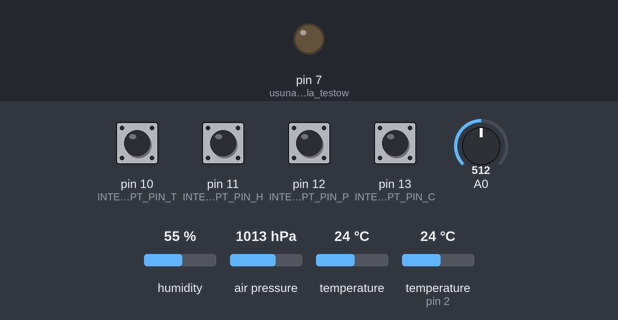
The sketch below on a simulated Arduino Uno, built with avr-gcc and run on an emulated ATmega328P. On the bench: output pins drawn as LEDs (lit = HIGH). The inputs (shaded band) are chosen by the test bench; at power-on: pin 10 (INTERRUPT_PIN_T), pin 11 (INTERRUPT_PIN_H), pin 12 (INTERRUPT_PIN_P), pin 13 (INTERRUPT_PIN_C) HIGH, A0 = 512, humidity 55 %, air pressure 1013 hPa, temperature 24 °C, temperature (sensor on pin 2) 24 °C. The audio player accepts every command and is not drawn; what the sketch prints to the serial monitor is not drawn.

Above: at 3.8 s.
3.9 s: pin 10 (INTERRUPT_PIN_T) pulled LOW for 3 s
At 4.3 s:
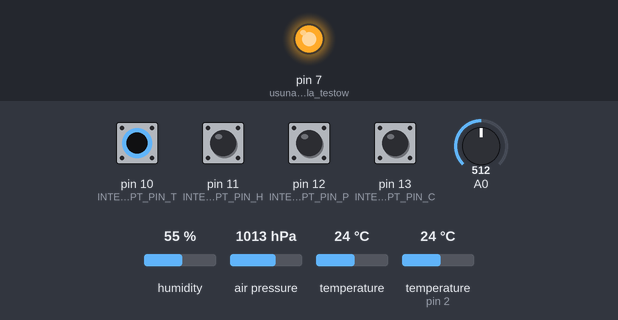
8.4 s: pin 11 (INTERRUPT_PIN_H) pulled LOW for 3 s
At 8.9 s:
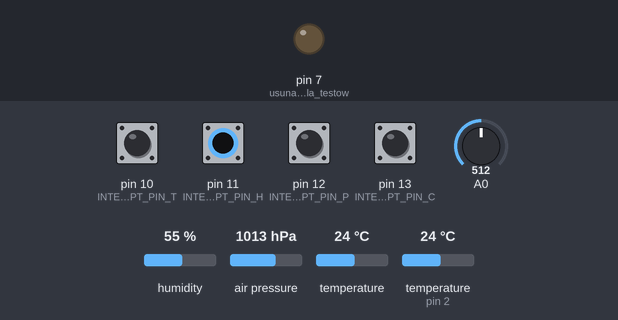
12.9 s: pin 12 (INTERRUPT_PIN_P) pulled LOW for 3 s
At 13.5 s:
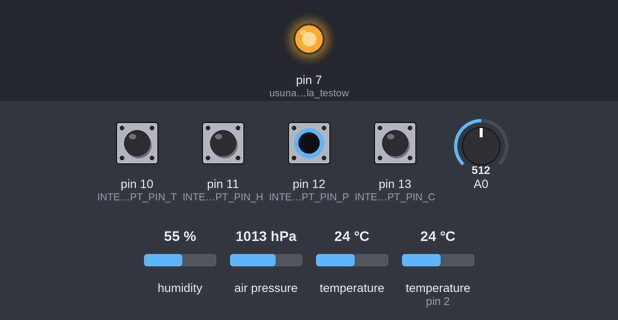
17.4 s: pin 13 (INTERRUPT_PIN_C) pulled LOW for 3 s
At 18.2 s:
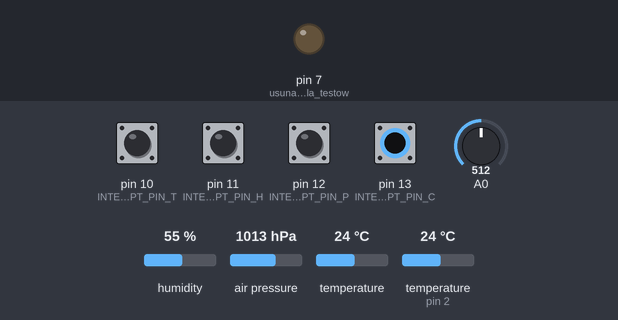
22.5 s: pin 10 (INTERRUPT_PIN_T) driven LOW and pin 11 (INTERRUPT_PIN_H) driven LOW and pin 12 (INTERRUPT_PIN_P) driven LOW and pin 13 (INTERRUPT_PIN_C) driven LOW
At 26.7 s:
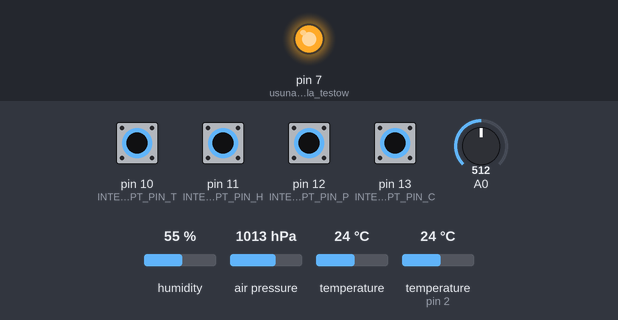
27.0 s: pin 10 (INTERRUPT_PIN_T) pulsed HIGH 5 times (0.12 s each, 0.3 s apart)
Timing chart, 0 to 37.2 s (numbered marks = the images above; inputs shaded):
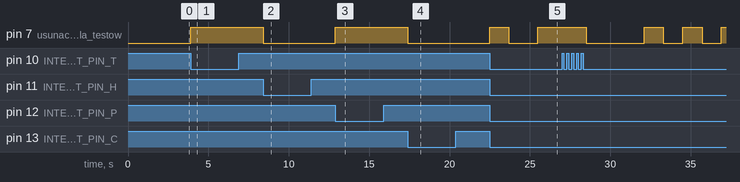

The sketch:

polaczenie_slowa_przerwania.ino
```cpp
#include "Talkie.h"
#include "DHT.h"
#include "PinChangeInterrupt.h" //do przerwan
#define DHT11_PIN 2
#define INTERRUPT_PIN_T 10
#define INTERRUPT_PIN_H 11
#define INTERRUPT_PIN_P 12
#define INTERRUPT_PIN_C 13
DHT dht;
#include <Wire.h>
#include <Adafruit_BMP085.h>
Adafruit_BMP085 bmp;
/*zmienne globalne bo do przerwan potrzebne*/
float RS_gas = 0;
float ratio = 0;
float sensorValue = 0;
float sensor_volt = 0;
float R0 = 50000.0;
int temperature_p = 0, humidity_p = 0, pressure_p = 0, ppm_p = 0;

/* talkie object */

Talkie voice(true, false);

/* matrixes of numbers */

const uint8_t spZERO[]     PROGMEM = {0x69, 0xFB, 0x59, 0xDD, 0x51, 0xD5, 0xD7, 0xB5, 0x6F, 0x0A, 0x78, 0xC0, 0x52, 0x01, 0x0F, 0x50, 0xAC, 0xF6, 0xA8, 0x16, 0x15, 0xF2, 0x7B, 0xEA, 0x19, 0x47, 0xD0, 0x64, 0xEB, 0xAD, 0x76, 0xB5, 0xEB, 0xD1, 0x96, 0x24, 0x6E, 0x62, 0x6D, 0x5B, 0x1F, 0x0A, 0xA7, 0xB9, 0xC5, 0xAB, 0xFD, 0x1A, 0x62, 0xF0, 0xF0, 0xE2, 0x6C, 0x73, 0x1C, 0x73, 0x52, 0x1D, 0x19, 0x94, 0x6F, 0xCE, 0x7D, 0xED, 0x6B, 0xD9, 0x82, 0xDC, 0x48, 0xC7, 0x2E, 0x71, 0x8B, 0xBB, 0xDF, 0xFF, 0x1F};
const uint8_t spONE[]      PROGMEM = {0x66, 0x4E, 0xA8, 0x7A, 0x8D, 0xED, 0xC4, 0xB5, 0xCD, 0x89, 0xD4, 0xBC, 0xA2, 0xDB, 0xD1, 0x27, 0xBE, 0x33, 0x4C, 0xD9, 0x4F, 0x9B, 0x4D, 0x57, 0x8A, 0x76, 0xBE, 0xF5, 0xA9, 0xAA, 0x2E, 0x4F, 0xD5, 0xCD, 0xB7, 0xD9, 0x43, 0x5B, 0x87, 0x13, 0x4C, 0x0D, 0xA7, 0x75, 0xAB, 0x7B, 0x3E, 0xE3, 0x19, 0x6F, 0x7F, 0xA7, 0xA7, 0xF9, 0xD0, 0x30, 0x5B, 0x1D, 0x9E, 0x9A, 0x34, 0x44, 0xBC, 0xB6, 0x7D, 0xFE, 0x1F};
const uint8_t spTWO[]      PROGMEM = {0x06, 0xB8, 0x59, 0x34, 0x00, 0x27, 0xD6, 0x38, 0x60, 0x58, 0xD3, 0x91, 0x55, 0x2D, 0xAA, 0x65, 0x9D, 0x4F, 0xD1, 0xB8, 0x39, 0x17, 0x67, 0xBF, 0xC5, 0xAE, 0x5A, 0x1D, 0xB5, 0x7A, 0x06, 0xF6, 0xA9, 0x7D, 0x9D, 0xD2, 0x6C, 0x55, 0xA5, 0x26, 0x75, 0xC9, 0x9B, 0xDF, 0xFC, 0x6E, 0x0E, 0x63, 0x3A, 0x34, 0x70, 0xAF, 0x3E, 0xFF, 0x1F};
const uint8_t spTHREE[]    PROGMEM = {0x0C, 0xE8, 0x2E, 0x94, 0x01, 0x4D, 0xBA, 0x4A, 0x40, 0x03, 0x16, 0x68, 0x69, 0x36, 0x1C, 0xE9, 0xBA, 0xB8, 0xE5, 0x39, 0x70, 0x72, 0x84, 0xDB, 0x51, 0xA4, 0xA8, 0x4E, 0xA3, 0xC9, 0x77, 0xB1, 0xCA, 0xD6, 0x52, 0xA8, 0x71, 0xED, 0x2A, 0x7B, 0x4B, 0xA6, 0xE0, 0x37, 0xB7, 0x5A, 0xDD, 0x48, 0x8E, 0x94, 0xF1, 0x64, 0xCE, 0x6D, 0x19, 0x55, 0x91, 0xBC, 0x6E, 0xD7, 0xAD, 0x1E, 0xF5, 0xAA, 0x77, 0x7A, 0xC6, 0x70, 0x22, 0xCD, 0xC7, 0xF9, 0x89, 0xCF, 0xFF, 0x03};
const uint8_t spFOUR[]     PROGMEM = {0x08, 0x68, 0x21, 0x0D, 0x03, 0x04, 0x28, 0xCE, 0x92, 0x03, 0x23, 0x4A, 0xCA, 0xA6, 0x1C, 0xDA, 0xAD, 0xB4, 0x70, 0xED, 0x19, 0x64, 0xB7, 0xD3, 0x91, 0x45, 0x51, 0x35, 0x89, 0xEA, 0x66, 0xDE, 0xEA, 0xE0, 0xAB, 0xD3, 0x29, 0x4F, 0x1F, 0xFA, 0x52, 0xF6, 0x90, 0x52, 0x3B, 0x25, 0x7F, 0xDD, 0xCB, 0x9D, 0x72, 0x72, 0x8C, 0x79, 0xCB, 0x6F, 0xFA, 0xD2, 0x10, 0x9E, 0xB4, 0x2C, 0xE1, 0x4F, 0x25, 0x70, 0x3A, 0xDC, 0xBA, 0x2F, 0x6F, 0xC1, 0x75, 0xCB, 0xF2, 0xFF};
const uint8_t spFIVE[]     PROGMEM = {0x08, 0x68, 0x4E, 0x9D, 0x02, 0x1C, 0x60, 0xC0, 0x8C, 0x69, 0x12, 0xB0, 0xC0, 0x28, 0xAB, 0x8C, 0x9C, 0xC0, 0x2D, 0xBB, 0x38, 0x79, 0x31, 0x15, 0xA3, 0xB6, 0xE4, 0x16, 0xB7, 0xDC, 0xF5, 0x6E, 0x57, 0xDF, 0x54, 0x5B, 0x85, 0xBE, 0xD9, 0xE3, 0x5C, 0xC6, 0xD6, 0x6D, 0xB1, 0xA5, 0xBF, 0x99, 0x5B, 0x3B, 0x5A, 0x30, 0x09, 0xAF, 0x2F, 0xED, 0xEC, 0x31, 0xC4, 0x5C, 0xBE, 0xD6, 0x33, 0xDD, 0xAD, 0x88, 0x87, 0xE2, 0xD2, 0xF2, 0xF4, 0xE0, 0x16, 0x2A, 0xB2, 0xE3, 0x63, 0x1F, 0xF9, 0xF0, 0xE7, 0xFF, 0x01};
const uint8_t spSIX[]      PROGMEM = {0x04, 0xF8, 0xAD, 0x4C, 0x02, 0x16, 0xB0, 0x80, 0x06, 0x56, 0x35, 0x5D, 0xA8, 0x2A, 0x6D, 0xB9, 0xCD, 0x69, 0xBB, 0x2B, 0x55, 0xB5, 0x2D, 0xB7, 0xDB, 0xFD, 0x9C, 0x0D, 0xD8, 0x32, 0x8A, 0x7B, 0xBC, 0x02, 0x00, 0x03, 0x0C, 0xB1, 0x2E, 0x80, 0xDF, 0xD2, 0x35, 0x20, 0x01, 0x0E, 0x60, 0xE0, 0xFF, 0x01};
const uint8_t spSEVEN[]    PROGMEM = {0x0C, 0xF8, 0x5E, 0x4C, 0x01, 0xBF, 0x95, 0x7B, 0xC0, 0x02, 0x16, 0xB0, 0xC0, 0xC8, 0xBA, 0x36, 0x4D, 0xB7, 0x27, 0x37, 0xBB, 0xC5, 0x29, 0xBA, 0x71, 0x6D, 0xB7, 0xB5, 0xAB, 0xA8, 0xCE, 0xBD, 0xD4, 0xDE, 0xA6, 0xB2, 0x5A, 0xB1, 0x34, 0x6A, 0x1D, 0xA7, 0x35, 0x37, 0xE5, 0x5A, 0xAE, 0x6B, 0xEE, 0xD2, 0xB6, 0x26, 0x4C, 0x37, 0xF5, 0x4D, 0xB9, 0x9A, 0x34, 0x39, 0xB7, 0xC6, 0xE1, 0x1E, 0x81, 0xD8, 0xA2, 0xEC, 0xE6, 0xC7, 0x7F, 0xFE, 0xFB, 0x7F};
const uint8_t spEIGHT[]    PROGMEM = {0x65, 0x69, 0x89, 0xC5, 0x73, 0x66, 0xDF, 0xE9, 0x8C, 0x33, 0x0E, 0x41, 0xC6, 0xEA, 0x5B, 0xEF, 0x7A, 0xF5, 0x33, 0x25, 0x50, 0xE5, 0xEA, 0x39, 0xD7, 0xC5, 0x6E, 0x08, 0x14, 0xC1, 0xDD, 0x45, 0x64, 0x03, 0x00, 0x80, 0x00, 0xAE, 0x70, 0x33, 0xC0, 0x73, 0x33, 0x1A, 0x10, 0x40, 0x8F, 0x2B, 0x14, 0xF8, 0x7F};
const uint8_t spNINE[]     PROGMEM = {0xE6, 0xA8, 0x1A, 0x35, 0x5D, 0xD6, 0x9A, 0x35, 0x4B, 0x8C, 0x4E, 0x6B, 0x1A, 0xD6, 0xA6, 0x51, 0xB2, 0xB5, 0xEE, 0x58, 0x9A, 0x13, 0x4F, 0xB5, 0x35, 0x67, 0x68, 0x26, 0x3D, 0x4D, 0x97, 0x9C, 0xBE, 0xC9, 0x75, 0x2F, 0x6D, 0x7B, 0xBB, 0x5B, 0xDF, 0xFA, 0x36, 0xA7, 0xEF, 0xBA, 0x25, 0xDA, 0x16, 0xDF, 0x69, 0xAC, 0x23, 0x05, 0x45, 0xF9, 0xAC, 0xB9, 0x8F, 0xA3, 0x97, 0x20, 0x73, 0x9F, 0x54, 0xCE, 0x1E, 0x45, 0xC2, 0xA2, 0x4E, 0x3E, 0xD3, 0xD5, 0x3D, 0xB1, 0x79, 0x24, 0x0D, 0xD7, 0x48, 0x4C, 0x6E, 0xE1, 0x2C, 0xDE, 0xFF, 0x0F};
const uint8_t spTEN[]      PROGMEM = {0x0E, 0x38, 0x3C, 0x2D, 0x00, 0x5F, 0xB6, 0x19, 0x60, 0xA8, 0x90, 0x93, 0x36, 0x2B, 0xE2, 0x99, 0xB3, 0x4E, 0xD9, 0x7D, 0x89, 0x85, 0x2F, 0xBE, 0xD5, 0xAD, 0x4F, 0x3F, 0x64, 0xAB, 0xA4, 0x3E, 0xBA, 0xD3, 0x59, 0x9A, 0x2E, 0x75, 0xD5, 0x39, 0x6D, 0x6B, 0x0A, 0x2D, 0x3C, 0xEC, 0xE5, 0xDD, 0x1F, 0xFE, 0xB0, 0xE7, 0xFF, 0x03};
const uint8_t spELEVEN[]   PROGMEM = {0xA5, 0xEF, 0xD6, 0x50, 0x3B, 0x67, 0x8F, 0xB9, 0x3B, 0x23, 0x49, 0x7F, 0x33, 0x87, 0x31, 0x0C, 0xE9, 0x22, 0x49, 0x7D, 0x56, 0xDF, 0x69, 0xAA, 0x39, 0x6D, 0x59, 0xDD, 0x82, 0x56, 0x92, 0xDA, 0xE5, 0x74, 0x9D, 0xA7, 0xA6, 0xD3, 0x9A, 0x53, 0x37, 0x99, 0x56, 0xA6, 0x6F, 0x4F, 0x59, 0x9D, 0x7B, 0x89, 0x2F, 0xDD, 0xC5, 0x28, 0xAA, 0x15, 0x4B, 0xA3, 0xD6, 0xAE, 0x8C, 0x8A, 0xAD, 0x54, 0x3B, 0xA7, 0xA9, 0x3B, 0xB3, 0x54, 0x5D, 0x33, 0xE6, 0xA6, 0x5C, 0xCB, 0x75, 0xCD, 0x5E, 0xC6, 0xDA, 0xA4, 0xCA, 0xB9, 0x35, 0xAE, 0x67, 0xB8, 0x46, 0x40, 0xB6, 0x28, 0xBB, 0xF1, 0xF6, 0xB7, 0xB9, 0x47, 0x20, 0xB6, 0x28, 0xBB, 0xFF, 0x0F};
const uint8_t spTWELVE[]   PROGMEM = {0x09, 0x98, 0xDA, 0x22, 0x01, 0x37, 0x78, 0x1A, 0x20, 0x85, 0xD1, 0x50, 0x3A, 0x33, 0x11, 0x81, 0x5D, 0x5B, 0x95, 0xD4, 0x44, 0x04, 0x76, 0x9D, 0xD5, 0xA9, 0x3A, 0xAB, 0xF0, 0xA1, 0x3E, 0xB7, 0xBA, 0xD5, 0xA9, 0x2B, 0xEB, 0xCC, 0xA0, 0x3E, 0xB7, 0xBD, 0xC3, 0x5A, 0x3B, 0xC8, 0x69, 0x67, 0xBD, 0xFB, 0xE8, 0x67, 0xBF, 0xCA, 0x9D, 0xE9, 0x74, 0x08, 0xE7, 0xCE, 0x77, 0x78, 0x06, 0x89, 0x32, 0x57, 0xD6, 0xF1, 0xF1, 0x8F, 0x7D, 0xFE, 0x1F};
const uint8_t spTHIR_[]    PROGMEM = {0x04, 0xA8, 0xBE, 0x5C, 0x00, 0xDD, 0xA5, 0x11, 0xA0, 0xFA, 0x72, 0x02, 0x74, 0x97, 0xC6, 0x01, 0x09, 0x9C, 0xA6, 0xAB, 0x30, 0x0D, 0xCE, 0x7A, 0xEA, 0x6A, 0x4A, 0x39, 0x35, 0xFB, 0xAA, 0x8B, 0x1B, 0xC6, 0x76, 0xF7, 0xAB, 0x2E, 0x79, 0x19, 0xCA, 0xD5, 0xEF, 0xCA, 0x57, 0x08, 0x14, 0xA1, 0xDC, 0x45, 0x64, 0x03, 0x00, 0xC0, 0xFF, 0x03};
const uint8_t spFIF_[]     PROGMEM = {0x08, 0x98, 0x31, 0x93, 0x02, 0x1C, 0xE0, 0x80, 0x07, 0x5A, 0xD6, 0x1C, 0x6B, 0x78, 0x2E, 0xBD, 0xE5, 0x2D, 0x4F, 0xDD, 0xAD, 0xAB, 0xAA, 0x6D, 0xC9, 0x23, 0x02, 0x56, 0x4C, 0x93, 0x00, 0x05, 0x10, 0x90, 0x89, 0x31, 0xFC, 0x3F};
const uint8_t sp_TEEN[]    PROGMEM = {0x09, 0x58, 0x2A, 0x25, 0x00, 0xCB, 0x9F, 0x95, 0x6C, 0x14, 0x21, 0x89, 0xA9, 0x78, 0xB3, 0x5B, 0xEC, 0xBA, 0xB5, 0x23, 0x13, 0x46, 0x97, 0x99, 0x3E, 0xD6, 0xB9, 0x2E, 0x79, 0xC9, 0x5B, 0xD8, 0x47, 0x41, 0x53, 0x1F, 0xC7, 0xE1, 0x9C, 0x85, 0x54, 0x22, 0xEC, 0xFA, 0xDB, 0xDD, 0x23, 0x93, 0x49, 0xB8, 0xE6, 0x78, 0xFF, 0x3F};
const uint8_t spTWENTY[]   PROGMEM = {0x0A, 0xE8, 0x4A, 0xCD, 0x01, 0xDB, 0xB9, 0x33, 0xC0, 0xA6, 0x54, 0x0C, 0xA4, 0x34, 0xD9, 0xF2, 0x0A, 0x6C, 0xBB, 0xB3, 0x53, 0x0E, 0x5D, 0xA6, 0x25, 0x9B, 0x6F, 0x75, 0xCA, 0x61, 0x52, 0xDC, 0x74, 0x49, 0xA9, 0x8A, 0xC4, 0x76, 0x4D, 0xD7, 0xB1, 0x76, 0xC0, 0x55, 0xA6, 0x65, 0xD8, 0x26, 0x99, 0x5C, 0x56, 0xAD, 0xB9, 0x25, 0x23, 0xD5, 0x7C, 0x32, 0x96, 0xE9, 0x9B, 0x20, 0x7D, 0xCB, 0x3C, 0xFA, 0x55, 0xAE, 0x99, 0x1A, 0x30, 0xFC, 0x4B, 0x3C, 0xFF, 0x1F};
const uint8_t spT[]        PROGMEM = {0x01, 0xD8, 0xB6, 0xDD, 0x01, 0x2F, 0xF4, 0x38, 0x60, 0xD5, 0xD1, 0x91, 0x4D, 0x97, 0x84, 0xE6, 0x4B, 0x4E, 0x36, 0xB2, 0x10, 0x67, 0xCD, 0x19, 0xD9, 0x2C, 0x01, 0x94, 0xF1, 0x78, 0x66, 0x33, 0xEB, 0x79, 0xAF, 0x7B, 0x57, 0x87, 0x36, 0xAF, 0x52, 0x08, 0x9E, 0x6B, 0xEA, 0x5A, 0xB7, 0x7A, 0x94, 0x73, 0x45, 0x47, 0xAC, 0x5A, 0x9C, 0xAF, 0xFF, 0x07};
const uint8_t spHUNDRED[]  PROGMEM = {0x04, 0xC8, 0x7E, 0x5C, 0x02, 0x0A, 0xA8, 0x62, 0x43, 0x03, 0xA7, 0xA8, 0x62, 0x43, 0x4B, 0x97, 0xDC, 0xF2, 0x14, 0xC5, 0xA7, 0x9B, 0x7A, 0xD3, 0x95, 0x37, 0xC3, 0x1E, 0x16, 0x4A, 0x66, 0x36, 0xF3, 0x5A, 0x89, 0x6E, 0xD4, 0x30, 0x55, 0xB5, 0x32, 0xB7, 0x31, 0xB5, 0xC1, 0x69, 0x2C, 0xE9, 0xF7, 0xBC, 0x96, 0x12, 0x39, 0xD4, 0xB5, 0xFD, 0xDA, 0x9B, 0x0F, 0xD1, 0x90, 0xEE, 0xF5, 0xE4, 0x17, 0x02, 0x45, 0x28, 0x77, 0x11, 0xD9, 0x40, 0x9E, 0x45, 0xDD, 0x2B, 0x33, 0x71, 0x7A, 0xBA, 0x0B, 0x13, 0x95, 0x2D, 0xF9, 0xF9, 0x7F};
const uint8_t spTHOUSAND[] PROGMEM = {0x0C, 0xE8, 0x2E, 0xD4, 0x02, 0x06, 0x98, 0xD2, 0x55, 0x03, 0x16, 0x68, 0x7D, 0x17, 0xE9, 0x6E, 0xBC, 0x65, 0x8C, 0x45, 0x6D, 0xA6, 0xE9, 0x96, 0xDD, 0xDE, 0xF6, 0xB6, 0xB7, 0x5E, 0x75, 0xD4, 0x93, 0xA5, 0x9C, 0x7B, 0x57, 0xB3, 0x6E, 0x7D, 0x12, 0x19, 0xAD, 0xDC, 0x29, 0x8D, 0x4F, 0x93, 0xB4, 0x87, 0xD2, 0xB6, 0xFC, 0xDD, 0xAC, 0x22, 0x56, 0x02, 0x70, 0x18, 0xCA, 0x18, 0x26, 0xB5, 0x90, 0xD4, 0xDE, 0x6B, 0x29, 0xDA, 0x2D, 0x25, 0x17, 0x8D, 0x79, 0x88, 0xD4, 0x48, 0x79, 0x5D, 0xF7, 0x74, 0x75, 0xA1, 0x94, 0xA9, 0xD1, 0xF2, 0xED, 0x9E, 0xAA, 0x51, 0xA6, 0xD4, 0x9E, 0x7F, 0xED, 0x6F, 0xFE, 0x2B, 0xD1, 0xC7, 0x3D, 0x89, 0xFA, 0xB7, 0x0D, 0x57, 0xD3, 0xB4, 0xF5, 0x37, 0x55, 0x37, 0x2E, 0xE6, 0xB2, 0xD7, 0x57, 0xFF, 0x0F};
const uint8_t spAND[]      PROGMEM = {0xA9, 0x6B, 0x21, 0xB9, 0x22, 0x66, 0x9F, 0xAE, 0xC7, 0xE1, 0x70, 0x7B, 0x72, 0xBB, 0x5B, 0xDF, 0xEA, 0x56, 0xBB, 0x5C, 0x65, 0xCB, 0x66, 0xC5, 0x3D, 0x67, 0xD7, 0xAB, 0x6D, 0x2E, 0x64, 0x30, 0x93, 0xEE, 0xB1, 0xCD, 0x3D, 0x92, 0xB9, 0x9A, 0xDA, 0xB2, 0x8E, 0x40, 0x12, 0x9A, 0x6A, 0xEB, 0x96, 0x8F, 0x78, 0x98, 0xB3, 0x2A, 0xB4, 0xD3, 0x48, 0xAA, 0x2F, 0x7D, 0xA7, 0x7B, 0xFB, 0x0C, 0x73, 0x71, 0x5C, 0xCE, 0x6E, 0x5C, 0x52, 0x6C, 0x73, 0x79, 0x9A, 0x13, 0x4B, 0x89, 0x45, 0xE9, 0x6E, 0x49, 0x42, 0xA9, 0x57, 0xFF, 0x3F};
const uint8_t spMINUS[]    PROGMEM = {0xE6, 0x28, 0xC4, 0xF8, 0x44, 0x9A, 0xFB, 0xCD, 0xAD, 0x8D, 0x2A, 0x4E, 0x4A, 0xBC, 0xB8, 0x8C, 0xB9, 0x8A, 0xA9, 0x48, 0xED, 0x72, 0x87, 0xD3, 0x74, 0x3B, 0x1A, 0xA9, 0x9D, 0x6F, 0xB3, 0xCA, 0x5E, 0x8C, 0xC3, 0x7B, 0xF2, 0xCE, 0x5A, 0x5E, 0x35, 0x66, 0x5A, 0x3A, 0xAE, 0x55, 0xEB, 0x9A, 0x57, 0x75, 0xA9, 0x29, 0x6B, 0xEE, 0xB6, 0xD5, 0x4D, 0x37, 0xEF, 0xB5, 0x5D, 0xC5, 0x95, 0x84, 0xE5, 0xA6, 0xFC, 0x30, 0xE0, 0x97, 0x0C, 0x0D, 0x58, 0x40, 0x03, 0x1C, 0xA0, 0xC0, 0xFF, 0x03};

/* Say any number between -9,999 and 9,999 */
void sayNumber(long n)
{
  if (n<0)
  {
      voice.say(spMINUS);
      sayNumber(-n);
  }
  else if (n==0)
  {
      voice.say(spZERO);
  }
  else
  {
        if (n>=1000)
        {
            int thousands = n / 1000;
            sayNumber(thousands);
            voice.say(spTHOUSAND);
            n %= 1000;
            if ((n > 0) && (n<100)) voice.say(spAND);
        }

        if (n>=100)
        {
            int hundreds = n / 100;
            sayNumber(hundreds);
            voice.say(spHUNDRED);
            n %= 100;

            if (n > 0) voice.say(spAND);
        }

        if (n>19)
        {
            int tens = n / 10;
            switch (tens)
            {
                case 2: voice.say(spTWENTY);                    break;
                case 3: voice.say(spTHIR_);  voice.say(spT);    break;
                case 4: voice.say(spFOUR);   voice.say(spT);    break;
                case 5: voice.say(spFIF_);   voice.say(spT);    break;
                case 6: voice.say(spSIX);    voice.say(spT);    break;
                case 7: voice.say(spSEVEN);  voice.say(spT);    break;
                case 8: voice.say(spEIGHT);  voice.say(spT);    break;
                case 9: voice.say(spNINE);   voice.say(spT);    break;
            }

            n %= 10;
        }

        switch(n)
        {
            case 1: voice.say(spONE);                           break;
            case 2: voice.say(spTWO);                           break;
            case 3: voice.say(spTHREE);                         break;
            case 4: voice.say(spFOUR);                          break;
            case 5: voice.say(spFIVE);                          break;
            case 6: voice.say(spSIX);                           break;
            case 7: voice.say(spSEVEN);                         break;
            case 8: voice.say(spEIGHT);                         break;
            case 9: voice.say(spNINE);                          break;
            case 10: voice.say(spTEN);                          break;
            case 11: voice.say(spELEVEN);                       break;
            case 12: voice.say(spTWELVE);                       break;
            case 13: voice.say(spTHIR_);  voice.say(sp_TEEN);   break;
            case 14: voice.say(spFOUR);   voice.say(sp_TEEN);   break;
            case 15: voice.say(spFIF_);   voice.say(sp_TEEN);   break;
            case 16: voice.say(spSIX);    voice.say(sp_TEEN);   break;
            case 17: voice.say(spSEVEN);  voice.say(sp_TEEN);   break;
            case 18: voice.say(spEIGHT);  voice.say(sp_TEEN);   break;
            case 19: voice.say(spNINE);   voice.say(sp_TEEN);   break;
        }
  }
}
void interruptRoutine_T() {
  digitalWrite(7, !digitalRead(7));//usunac
  Serial.println("Mowie temperature");//usunac
  Serial.println(temperature_p);
  sayNumber(temperature_p);
}
void interruptRoutine_H() {
  digitalWrite(7, !digitalRead(7));//usunac
  Serial.println("Mowie wilgotnosc");//usunac
  Serial.println(humidity_p);
  sayNumber(humidity_p);
}
void interruptRoutine_P() {
  digitalWrite(7, !digitalRead(7));//usunac
  Serial.println("Mowie cisnienie");//usunac
  Serial.println(pressure_p);
  sayNumber(pressure_p);
}
void interruptRoutine_C() {
  digitalWrite(7, !digitalRead(7));//usunac
  Serial.println("Mowie ppm");//usunac
  Serial.println(ppm_p);
  sayNumber(ppm_p);
}

void setup()
{
  Serial.begin(115200); //usunac
  dht.setup(DHT11_PIN);
  bmp.begin();
  pinMode(INTERRUPT_PIN_T, INPUT_PULLUP);
  pinMode(INTERRUPT_PIN_H, INPUT_PULLUP);
  pinMode(INTERRUPT_PIN_P, INPUT_PULLUP);
  pinMode(INTERRUPT_PIN_C, INPUT_PULLUP);
  pinMode(7, OUTPUT);//usunac lampka dla testow
  attachPinChangeInterrupt(digitalPinToPinChangeInterrupt(INTERRUPT_PIN_T), interruptRoutine_T, FALLING);
  attachPinChangeInterrupt(digitalPinToPinChangeInterrupt(INTERRUPT_PIN_H), interruptRoutine_H, FALLING);
  attachPinChangeInterrupt(digitalPinToPinChangeInterrupt(INTERRUPT_PIN_P), interruptRoutine_P, FALLING);
  attachPinChangeInterrupt(digitalPinToPinChangeInterrupt(INTERRUPT_PIN_C), interruptRoutine_C, FALLING);
}

void loop()
{
  //Pobranie informacji o wilgotnosci
  int wilgotnosc = dht.getHumidity();
  humidity_p = wilgotnosc;
  //Pobranie informacji o temperaturze
  //int temperatura = dht.getTemperature();
  float temperatura2 = bmp.readTemperature();
  temperature_p = (int)temperatura2;//zmienic nazwy potrzebne do przerwan
  float cisnienie = bmp.readPressure()/100;
  pressure_p = (int)cisnienie;
  //int wysokosc = bmp.readAltitude(101400);
  //czad
  sensorValue = analogRead(A0);
  sensor_volt = sensorValue/1024*5.0;
  RS_gas = (5.0-sensor_volt)/sensor_volt;
  ratio = RS_gas/R0;
  float x = 1538.46*ratio;
  float ppm = pow(x, -1.709);
  ppm_p = (int)ppm;
  //koniec czadu
  /*if (dht.getStatusString() == "OK"){
    sayNumber(wilgotnosc);
    delay(3000);
    sayNumber(temperatura2);
  }*/
    delay(3000);
}
```

Measured:
- after the input at 3.9 s, pin 7 (usunac_lampka_dla_testow): LOW → HIGH at once
- after the input at 8.4 s, pin 7 (usunac_lampka_dla_testow): HIGH → LOW at once
- after the input at 12.9 s, pin 7 (usunac_lampka_dla_testow): LOW → HIGH at once
- after the input at 17.4 s, pin 7 (usunac_lampka_dla_testow): HIGH → LOW at once
- after the input at 22.5 s, pin 7 (usunac_lampka_dla_testow): LOW → HIGH at once, → LOW 1.2 s later, → HIGH 1.8 s later
